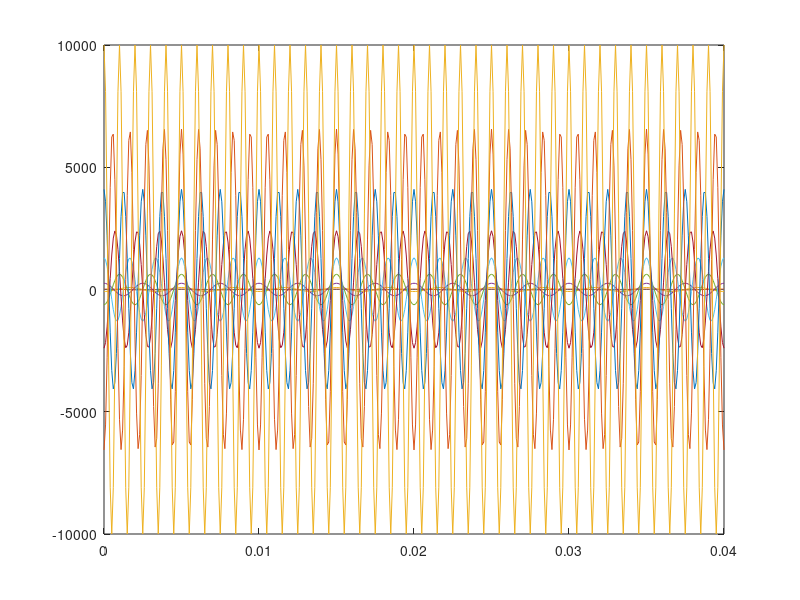
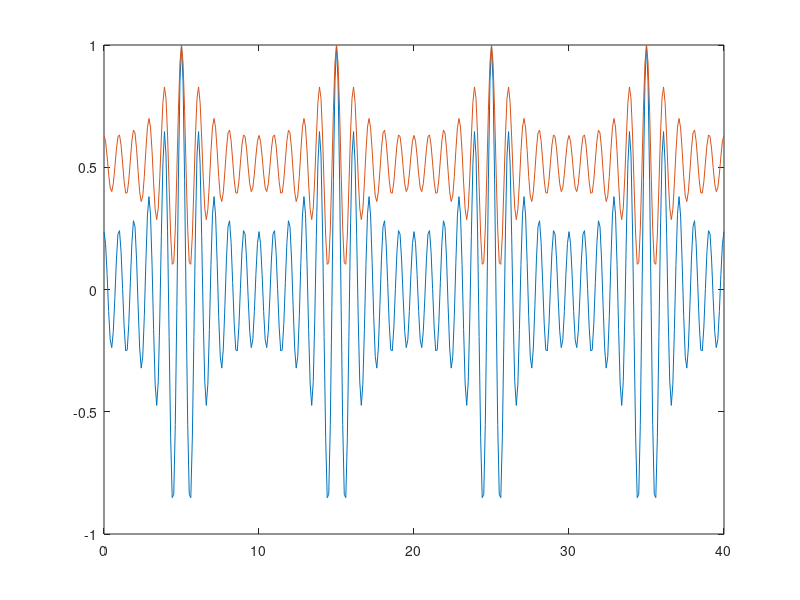
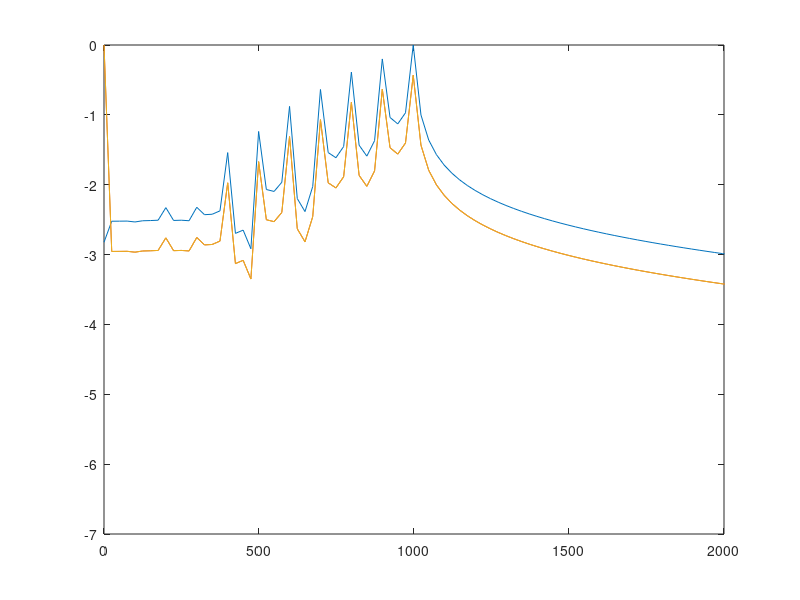
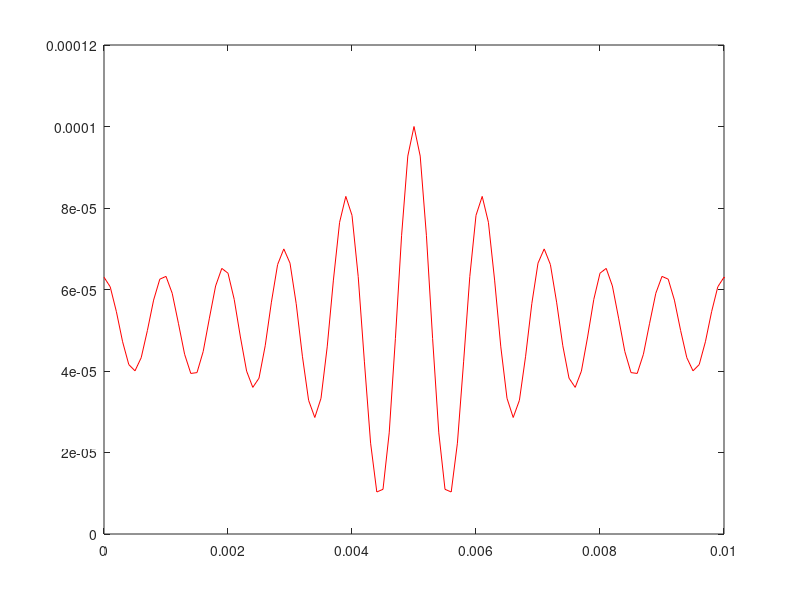

Write the MATLAB code that produced these figures, in order. (Note: this script raises an error after producing the figures.)
clear all
close all
savePath1='H:\Harmonic\ST-HMI\L74\f100_n10_nC4_PI';
nPulse=1;
pushFreq=4.0;
pushFreq=125/round(125/pushFreq)*1e6
%% multi excitaiton factor
Dmax=100e-6;
Dmin=30e-6;
funFreq=100;
totalHarm=10;
harmFac=1;
totalFreq=1:harmFac:totalHarm;
freqL=length(totalFreq);

Ncycle=4;flagLoad=1; % 2=equal distant push; 1 = previous location;
                 % else point sel
folName=['f',num2str(funFreq),'_n',num2str(totalHarm),'_nC',num2str(Ncycle),'_PI'];
savePath=fullfile(savePath1,folName);
if ~exist(savePath,'dir')
    mkdir(savePath)
end
AmFac=1.25;
sF=2;
harmPower=4;

filePath='H:\Harmonic\ST-HMI\L74\f100_n10_nC4_PI';
fileName='f1Fac_2_HP_4_3_5_nC_4.mat';
%%
prfTemp=10e3; % 10 kHZ PRF
if rem(prfTemp,funFreq)~=0
PRF=prfTemp + (funFreq - rem(prfTemp,funFreq));
else
   PRF=prfTemp;
end
if flagLoad==2
    samInt=10*1/PRF;
    iniSam=10;
end
PRFcom=round(PRF/nPulse);
PRF=PRFcom;
t=(0:1/PRF:(Ncycle/funFreq));
tAll=repmat(t,freqL,1);
% if harmPower==1
if harmPower~=1
    An=(1:freqL).^harmPower;
else
    An=ones(1,totalHarm);
end
% elseif harmPower==2
%     An=ones(1,totalHarm).^2;
% end

AnAll=repmat(An',1,length(t));
selFreq=totalFreq*funFreq;
freqAll=repmat(selFreq',1,length(t));
thetaAll=zeros(freqL,length(t));
thetaAll(1:2:freqL,:)=pi;
yAll=AnAll.*cos(2*pi*freqAll.*tAll+thetaAll);
yt=sum(yAll);
Am=-AmFac*min(yt);
ytAm=sqrt((Am+yt).^sF);
% ytAm = rescale(yt,Dmin,Dmax,'InputMin',min(yt),'InputMax',max(yt));
%%
figure;plot(t,yAll)
figure;plot(t*1e3,yt/max(yt))
hold all;plot(t*1e3,ytAm/max(ytAm))
%%
L=length(t);

Yf=fft(yt);YfAm=fft(ytAm);
P2 = abs(Yf/L);P2Am = abs(YfAm/L);
P1 = P2(1:round(L/2)+1);P1Am = P2Am(1:round(L/2)+1);
P1(2:end-1) = 2*P1(2:end-1);P1Am(2:end-1) = 2*P1Am(2:end-1);
freqVec=PRF*(0:round(L/2))/L;
h1=figure;plot(freqVec,log10(P1/max(P1)));xlim([0 2e3])
hold all;plot(freqVec,log10(P1Am/max(P1Am)))
%%
ytD=Dmax*ytAm/max(ytAm);
h2=figure;plot(t,ytD,'r');xlim([0 1/funFreq])
YfD=fft(ytD);
P2D = abs(YfD/L);
P1D = P2D(1:round(L/2)+1);
P1D(2:end-1) = 2*P1D(2:end-1);
figure(h1);plot(freqVec,log10(P1D/max(P1D)))
if flagLoad==1
load(fullfile(filePath,fileName),'pushLocT')
elseif flagLoad==2
    pushLocT=(iniSam/PRF):samInt:((1/funFreq)-(iniSam/PRF));
else
pushLocT=getpts(h2);
end
%%
pushLoc=zeros(size(pushLocT));
nPush=length(pushLoc);
ytS=zeros(size(ytD));
t=t';
for ii=1:nPush
    pushLoc(ii)=t(knnsearch(t,pushLocT(ii)));
    ytS(knnsearch(t,pushLocT(ii)):(PRF/funFreq):(Ncycle*PRF/funFreq))=ytD(knnsearch(t,pushLoc(ii)):(PRF/funFreq):(Ncycle*PRF/funFreq));
end
figure;plot(t*1e3,ytD)
hold all
plot(t*1e3,ytS,'ro')

YfS=abs(fft(ytS));
P2S = abs(YfS/L);
P1S = P2S(1:round(L/2)+1);
P1S(2:end-1) = 2*P1S(2:end-1);
figure;plot(freqVec,log10(P1S/max(P1S)));xlim([0 2e3])
title('FFT of ytS')
%% 
ft=PRF*linspace(0,1,L);
ftT=ft(knnsearch(ft',selFreq(1)-50):knnsearch(ft',selFreq(end)+50));
YfST=YfS(knnsearch(ft',selFreq(1)-50):knnsearch(ft',selFreq(end)+50));
[fftAmpFreq,freqLoc]=findpeaks(YfST,ftT,'NPeaks',totalHarm,'MinPeakDistance',funFreq-50);
fftAmpFreq./fftAmpFreq(1)
%%
ind=pushLoc(1)*1e4;

relaxationTime=1e-3;



on_duration=t(end);            
total_time=on_duration+relaxationTime;%[s] % in this time there will be no push
sampling_freq=PRF;
t_total = (0:1/sampling_freq:total_time)';
t_on=(0:1/sampling_freq:on_duration)';
d_final=zeros(size(t_total));
d_final(1:length(ytS))=ytS;
y_final=double(d_final>0);

NFFT=5e5;
indT=knnsearch(t_total,t_on(end));

figure;plot(t_total(1:indT)*1e3,d_final(1:indT),'ro');
xlabel('Sequence Time (ms)')
ylabel ('Force Durtation (\mu s)')
figure;plot(sampling_freq*linspace(0,1,NFFT),abs(fft(d_final(1:indT)-mean(d_final(1:indT)),NFFT)))
xlim([0 2e3])
%%
% ft=sampling_freq*linspace(0,1,NFFT);
% ftT1=ft(knnsearch(ft',selFreq(1)-50):knnsearch(ft',selFreq(end)+50));
% YfS1=abs(fft(d_final(1:indT)-mean(d_final(1:indT)),NFFT));
% YfST1=YfS1(knnsearch(ft',selFreq(1)-50):knnsearch(ft',selFreq(end)+50));
% [fftAmpFreq1,freqLoc1]=findpeaks(YfST1,ftT1,'NPeaks',totalHarm,'MinPeakDistance',funFreq-50)
% figure;plot(ftT1,YfST1)
% hold all;plot(freqLoc1,fftAmpFreq1,'ro')
%%
tnew=t_total(1):1/PRF:t_total(end);
d_final_interp=interp1(t_total,d_final,tnew);
y_final_interp=interp1(t_total,y_final,tnew);
indPush=find(y_final_interp==1);
pushDuration_all=d_final_interp(1,indPush);
if indPush(1)==1 % start with push
    track_btwn_num=diff(indPush)-1;
    if indT-indPush(end)>0
    track_btwn_num=[track_btwn_num indT-indPush(end)]; % track after last push
    end
    indPush_mod=indPush;
else % 1st push t>0.0
    indPush_mod=[1 indPush];
    track_btwn_num=diff(indPush_mod)-1;
    track_btwn_num(1)=track_btwn_num(1)+1;
    if indT-indPush(end)>0
        track_btwn_num=[track_btwn_num indT-indPush(end)]; % track after last push
    end
end
track_btwn_num(logical(mod(track_btwn_num,2)))=track_btwn_num(logical(mod(track_btwn_num,2)))-1
sum(track_btwn_num<3)
            
           
if ind~=0
    Duty_C=100*sum(pushDuration_all(1:nPush)*funFreq);
%     Duty_C_All(ind_prf,ind+1)=100*sum(pushDuration_all(1:nPush)/push_period);
else
    Duty_C=100*sum(pushDuration_all)/(Ncycle/funFreq);
%     Duty_C_All(ind_prf,ind+1)=100*sum(pushDuration_all)/(NCycle*funFreq);
end
push_cycle= round(pushDuration_all'.*pushFreq);
relaxationTimeTrack=round(relaxationTime*PRF);
%%
iniSamN=indPush(1);
save_name=['f',num2str(flagLoad),'Fac_',num2str(sF),'_HP_',num2str(harmPower),'_',num2str(iniSamN),'_',num2str(nPush),'_nC_',num2str(Ncycle)];
note=['push_start= ',num2str(pushLoc(1)*1e3),'; nPush= ',num2str(nPush),';  Cycle =',num2str(Ncycle)];
saveName=fullfile(savePath,save_name);
save(saveName,'note','indPush_mod','indPush','nPush','push_cycle','funFreq',...
        'track_btwn_num','pushFreq','pushDuration_all','PRFcom','PRF','relaxationTimeTrack','total_time',...
        'on_duration','relaxationTime','Duty_C','Ncycle','pushLocT','fftAmpFreq','freqLoc','Dmin','Dmax','nPulse')
